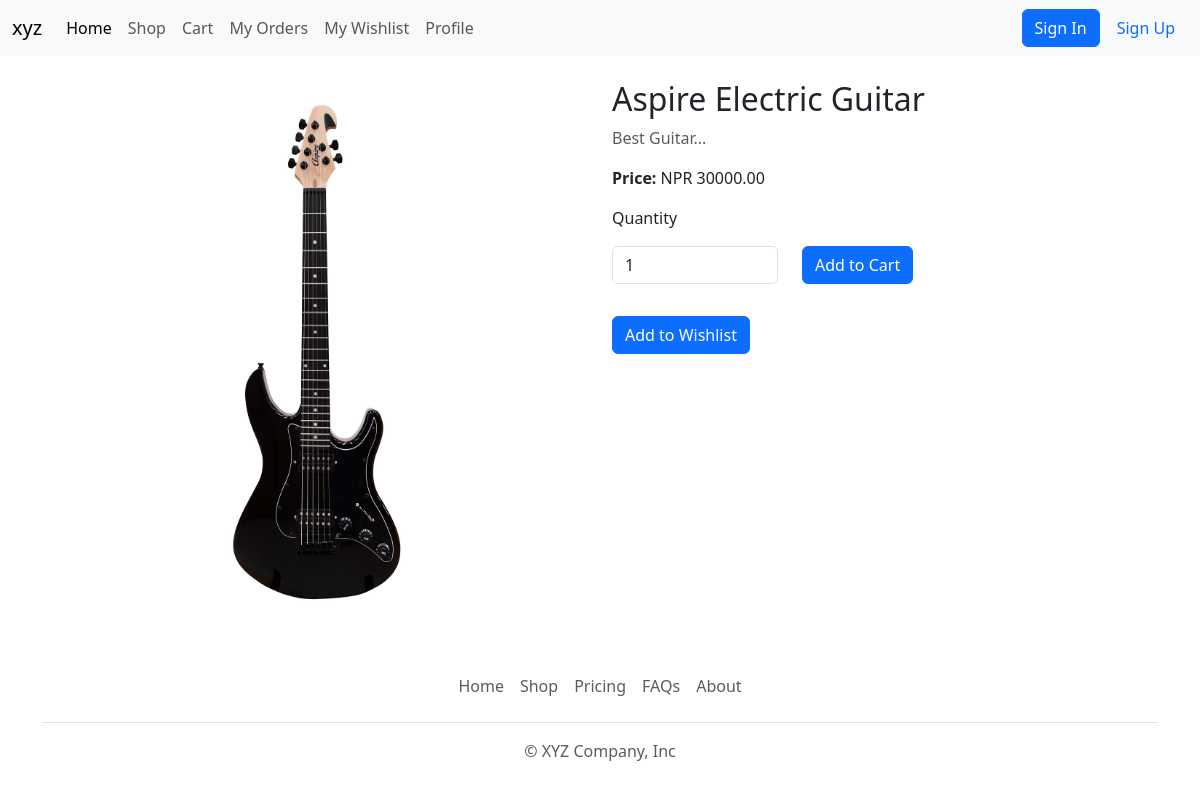
Page /product/13 on the committed database.
### ecommerce/models.py (models this page shows, shortened)
class Product(models.Model):
    name = models.CharField(max_length = 500)
    image = models.FileField(upload_to='product_image/',null=True,blank=True)
    price = models.DecimalField(max_digits=10,decimal_places=2)
    quantity = models.IntegerField()
    description = models.TextField()

### ecommerce/views.py (the view)
# urls.py: path('product/<int:id>',productDetails),
def productDetails(request,id):
    product = Product.objects.get(pk=id)
    return render(request, 'frontend/productDetails.html',{'product':product})

### templates/frontend/productDetails.html (shortened to what this page needs)
{% extends 'frontend/layout/main.html' %}
{% block content %}
<div class="container my-4">
    <div class="row">
        <div class="col-md-6">
            {% if product.image %}
            <img src="{{ product.image.url }}" class="img-fluid" alt="{{ product.title }}">
            {% else %}
            <img src="https://cdn.vectorstock.com/i/preview-1x/65/30/default-image-icon-missing-picture-page-vector-40546530.jpg" class="img-fluid" alt="Placeholder Image">
            {% endif %}
        </div>
        <div class="col-md-6">
            <h2>{{ product.name }}</h2>
            <p class="text-muted">{{ product.description }}</p>
            <p><strong>Price:</strong> NPR {{ product.price }}</p>
            <form method="post" action="/add-to-cart/{{product.id}}">
                <div class="row">
                    <label for="quantity">Quantity</label>
                    <div class="col-lg-4 mt-3">
                        <div class="mb-3">
                            <input type="number" name="quantity" id="quantity" class="form-control" value="1" min="1">
                        </div>
                    </div>
                    <div class="col-lg-8 mt-3">
                        <div class="">
                            <button type="submit" class="btn btn-primary">Add to Cart</button>
                        </div>
                    </div>
                </div>
            </form>
            <form method="post" action="/add-to-wishlist/{{product.id}}">
                <div class="row">
                    <div class="col-lg-8 mt-3">
                        <div class="">
                            <button type="submit" class="btn btn-primary">Add to Wishlist</button>
                        </div>
                    </div>
                </div>
            </form>
        </div>
    </div>
</div>
{% endblock %}

### rows in the picture
Product: image (picture), name "Aspire Electric Guitar", description "Best Guitar...", price "30000.00"
